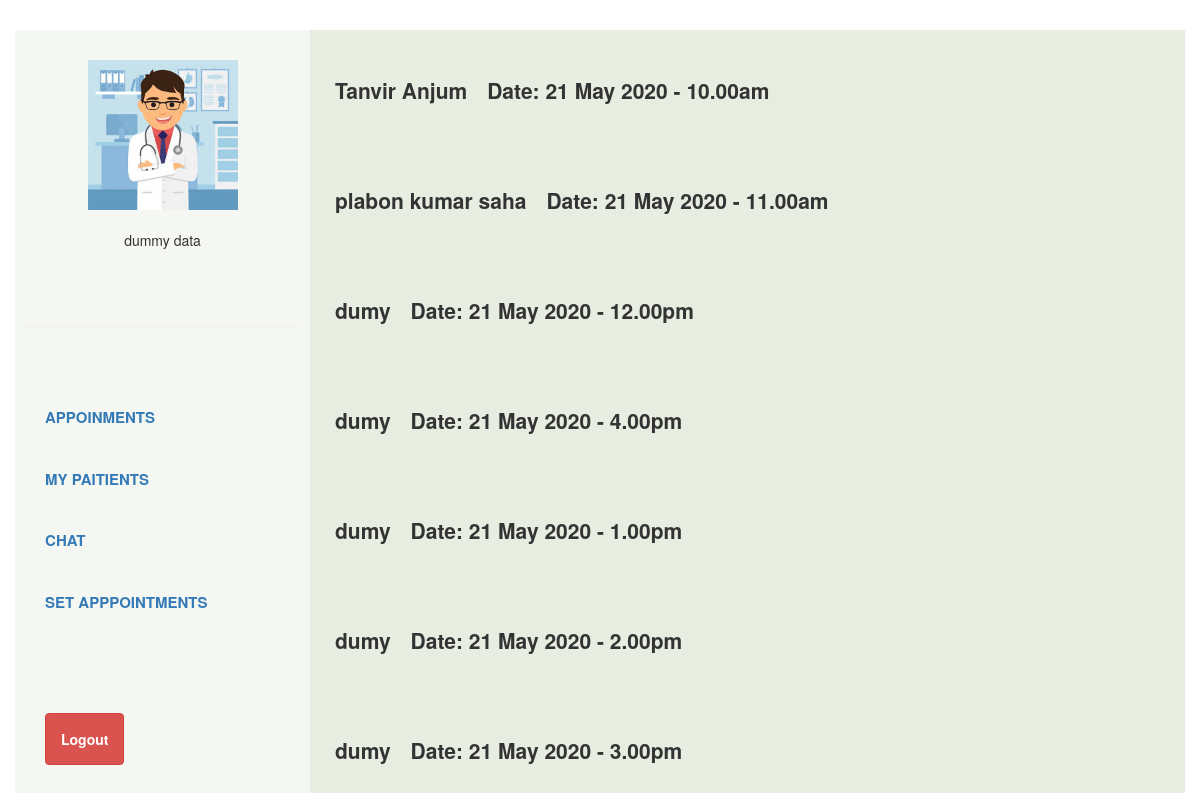
Page /doctorPortal/myPatient.php (signed in) on the committed database.
### tables this page shows
CREATE TABLE `appointments` (
  `appointmentsID` int(16) NOT NULL,
  `doctorID` int(16) NOT NULL,
  `appointmentsStatus` varchar(16) NOT NULL DEFAULT '''0''',
  `patientId` int(16) NOT NULL,
  `Date` varchar(16) NOT NULL,
  `time` varchar(16) NOT NULL
);

CREATE TABLE `user` (
  `userID` int(11) NOT NULL,
  `userName` varchar(32) NOT NULL,
  `userEmail` varchar(32) NOT NULL,
  `u_image` varchar(355) NOT NULL,
  `userPhone` varchar(16) NOT NULL,
  `userPassword` varchar(255) NOT NULL
);

### doctorPortal/myPatient.php (the view, shortened to what this page needs)
<!DOCTYPE html>
<html lang="en">
<?php
    include_once '../connection/dbConnect.php';
    if(isset($_SESSION['doctorName'])){
   $doctorID= $_SESSION['doctorID'];
    $doctorName = $_SESSION['doctorName'];
    $sql = "select * from appointments where doctorID ='$doctorID'";
    $result = $conn->query($sql);
    $name = '';
?>
<head>
    <link rel="stylesheet" type="text/css" href="style.css">
    <link rel="stylesheet" href="https://maxcdn.bootstrapcdn.com/bootstrap/3.4.1/css/bootstrap.min.css">
</head>
<body>
    <div class="container">
        <div class="left">
            <div class="imageSection">
                <img class="doctorImage" name="doctorImage" src="doctor_image.jpg" alt="doctor" height="150px" width="150px">
                <div class="doctorName" name="doctorImage">
                    <?php echo $doctorName ;?>
                </div>
            </div>
            <div>
                <hr>
            </div>
            <br>
            <br>
            <div class="buttonSection">
                <a href="doctorPortal.php" class="appointments" name="appoinments">Appoinments</a>
                <a href="myPatient.php" class="myPatients" name="myPatients">My Paitients</a>
                <a href="doctorChat.php" class="chat" name="chat">Chat</a>
                <a href="doctorSetAppointments.php" class="setApp" name="setApp">Set Apppointments</a>
                <form method="post">
                    <input type="submit" name="logout" value="Logout" class="btn btn-danger" id="logout">
                </form>
            </div>
        </div>
        <div class="right">
        <?php
if ($result->num_rows > 0) {
while($row = $result->fetch_assoc())
{
    $userID = $row['patientId'];
   $sqlUser = "select * from user where userID = '$userID'";
    $resultUser = $conn->query($sqlUser);
    if($resultUser -> num_rows >0){
                    while($rowUser = $resultUser->fetch_assoc())
                {
                $name = $rowUser["userName"];
                }
                }
                $date = $row["Date"];
                $day =explode("/", $date)[0];
                $month =explode("/", $date)[1];
                $year =explode("/", $date)[2];
                $time = $row["time"];
?>
             <div class="appoinments" id="app1" name="appointments1">
                    <div name="name" class="name"><?php echo $name ; ?></div>
                    <div name="date" class="date">
                        Date: <span name="date"><?php echo $day ; ?></span> <span name="month"><?php echo $month ; ?></span>&nbsp<span name="year"><?php echo $year ; ?></span> - <span name="time"> <?php echo $time ; ?></span>
                    </div>
                </div>
                <?php }}}
                else{
                    header("location:../UserRegistration/userLogin.php");
                }
                ?>
        </div>
    </div>
</body>
</html>

### doctorPortal/style.css (style rules this page uses)
.container { padding: 10px; height: auto; width: auto; display: flex; min-height: 100vh; min-width: 100%; margin: 20px; }
.left { border-style: hidden; padding: 10px; background-color: #f5f7f2; flex: 1; justify-content: center; display: flex; flex-direction: column }
hr { color: black; border-style: inset; border-width: 1px; margin: 0.5em auto; flex:1; }
.imageSection { margin-top: 20px; display: block; margin-left: auto; margin-right: auto; flex:2; }
.doctorName { text-align: center; margin-top: 20px; flex:1; }
.buttonSection { flex:4; display: flex; flex-direction: column; align-items: flex-start; }
.buttonSection a { margin: 10px; padding: 10px; border: none; background: none; text-transform: uppercase; font-size: 15px; font-weight: bold; }
.right { flex: 3; background-color: #e8ede1; padding: 45px 25px; display: flex; flex-direction: column }
.appoinments { display: flex; margin-bottom: 80px; }
.name { font-weight: bold; font-size: 1.5em; margin-right: 20px; }
.date { font-size: 1.5em; font-weight: bold; margin-right: 20px; }
body { font-family:sans-serif; }
#logout { margin-left: 20px; margin-top: 80px; padding: 15px; font-weight: bold; }

### rows in the picture
appointments: user.userName "Tanvir Anjum", Date "21", Date "May", Date "2020", time "10.00am"
appointments: user.userName "plabon kumar saha", Date "21", Date "May", Date "2020", time "11.00am"
appointments: user.userName "dumy", Date "21", Date "May", Date "2020", time "12.00pm"
appointments: Date "21", Date "May", Date "2020", time "4.00pm"
user: userName "dumy"
appointments: Date "21", Date "May", Date "2020", time "1.00pm"
appointments: Date "21", Date "May", Date "2020", time "2.00pm"
appointments: Date "21", Date "May", Date "2020", time "3.00pm"

### other values in the picture
$doctorName "dummy data"
